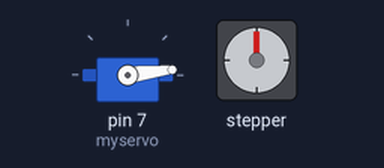
The sketch below on a simulated Arduino Uno, built with avr-gcc and run on an emulated ATmega328P. Parts: servo, stepper motor. Stepper angles assume 2048 steps per turn.

Above: at 0.05 s.
At 0.45 s:
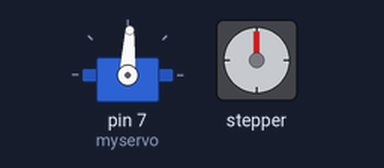
At 0.9 s:
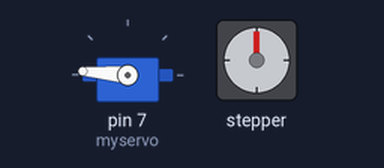
At 3.0 s:
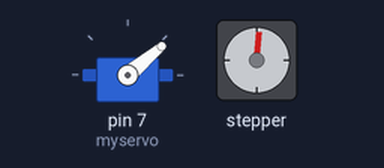
Timing chart, 0 to 7.0 s (numbered marks = the images above):
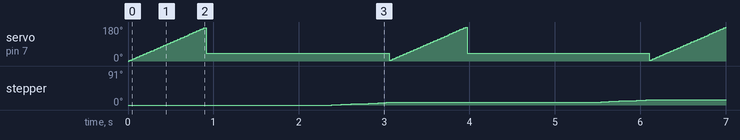

The sketch:

proto_01.ino
```cpp
#include <Servo.h>
#include <Stepper.h>


Servo myservo;  // create servo object to control a servo
                // a maximum of eight servo objects can be created

int pos = 0;    // variable to store the servo position

//---( Number of steps per revolution of INTERNAL motor in 4-step mode )---
#define STEPS_PER_MOTOR_REVOLUTION 32

//---( Steps per OUTPUT SHAFT of gear reduction )---
#define STEPS_PER_OUTPUT_REVOLUTION 32 * 64  //2048

Stepper small_stepper(STEPS_PER_MOTOR_REVOLUTION, 8, 10, 9, 11);

int  Steps2Take;

void setup(){
  myservo.attach(7);

}

void loop(){

  for(pos = 0; pos < 180; pos += 1)  // goes from 0 degrees to 180 degrees
  {                                  // in steps of 1 degree
    myservo.write(pos);              // tell servo to go to position in variable 'pos'
    delay(5);                       // waits 15ms for the servo to reach the position
  }
  for(pos = 180; pos>=90; pos-=1)     // goes from 180 degrees to 0 degrees
  {
    myservo.write(pos);      // tell servo to go to position in variable 'pos'
    myservo.write(40);
    delay(15);
  }
  small_stepper.setSpeed(100);   // SLOWLY Show the 4 step sequence
  Steps2Take  =  40;  // Rotate CW
  small_stepper.step(Steps2Take);


}
```
